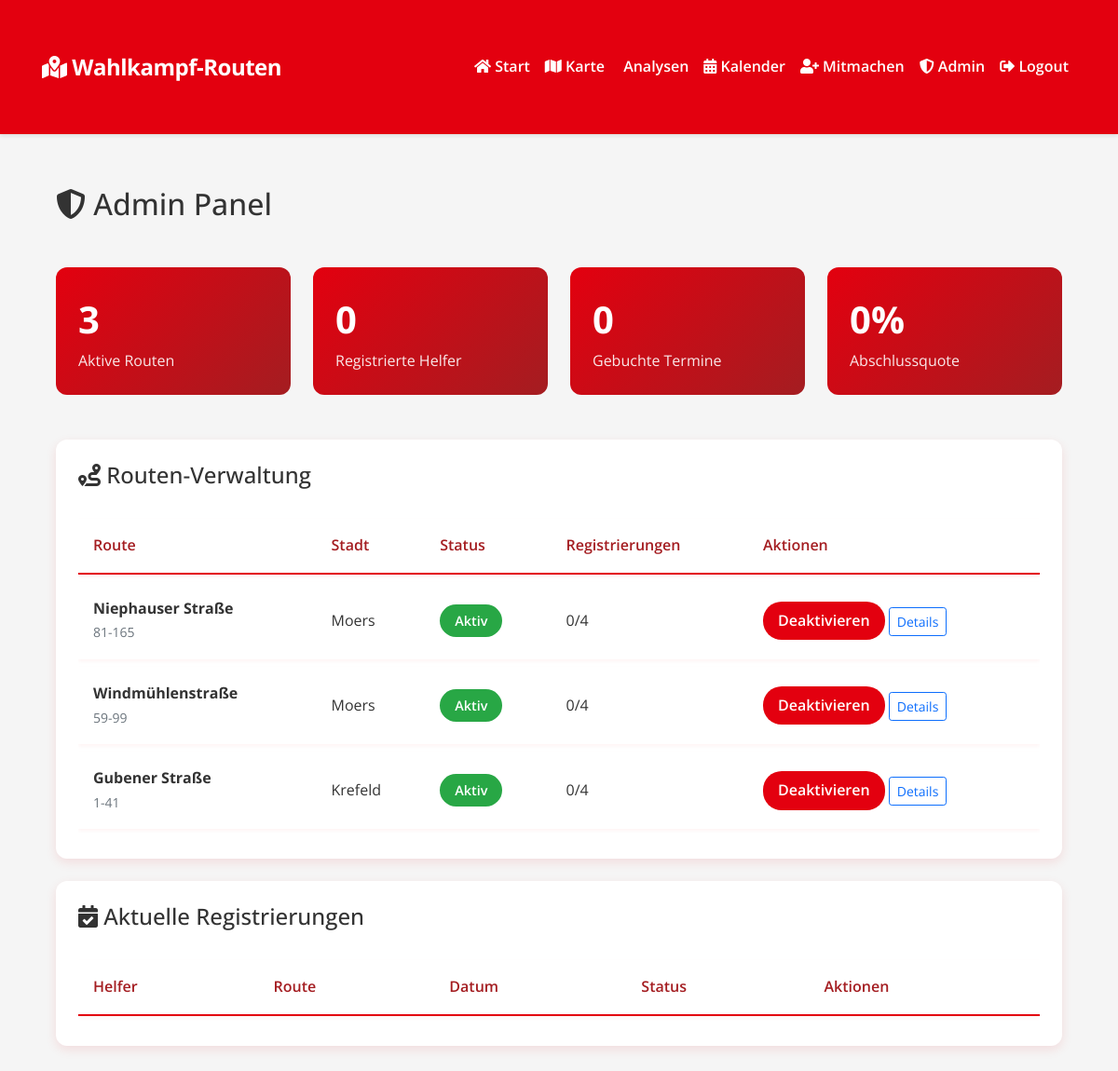
The page /admin (signed in) on the database its author committed.
### models.py (models this page shows)
class Route(db.Model):
    __tablename__ = 'route'
    id = db.Column(db.Integer, primary_key=True)
    city = db.Column(db.String(100), nullable=False)
    street = db.Column(db.String(200), nullable=False)
    house_numbers = db.Column(db.String(50), nullable=False)
    mobilization_index = db.Column(db.Integer, nullable=False)
    conviction_index = db.Column(db.Integer, nullable=False)
    households = db.Column(db.Integer)
    rental_percentage = db.Column(db.Float)
    lat = db.Column(db.Float, nullable=False)
    lon = db.Column(db.Float, nullable=False)
    meeting_point = db.Column(db.String(500))
    meeting_point_lat = db.Column(db.Float)
    meeting_point_lon = db.Column(db.Float)
    registrations = db.relationship('RouteRegistration', backref='route', lazy=True)
    max_volunteers = db.Column(db.Integer, default=4)
    is_active = db.Column(db.Boolean, default=True)
    def get_registration_stats(self):
        active_registrations = len([r for r in self.registrations if r.status != 'abgesagt'])
        return {
            'current': active_registrations,
            'maximum': self.max_volunteers,
            'percentage': (active_registrations / self.max_volunteers) * 100 if self.max_volunteers > 0 else 0,
            'available_slots': max(0, self.max_volunteers - active_registrations)
        }

### app.py (the view)
@app.route('/admin')
@login_required
def admin_panel():
    if not current_user.is_admin:
        flash('Keine Berechtigung für diese Seite')
        return redirect(url_for('index'))
    stats = {
        'total_routes': Route.query.filter_by(is_active=True).count(),
        'total_volunteers': Volunteer.query.count(),
        'total_registrations': RouteRegistration.query.count(),
        'completion_rate': calculate_completion_rate()
    }
    routes = Route.query.all()
    registrations = RouteRegistration.query.order_by(RouteRegistration.date.desc()).all()
    return render_template('admin_panel.html',
                         stats=stats,
                         routes=routes,
                         registrations=registrations)

### app.py (called while the page is built)
@login_manager.user_loader
def load_user(user_id):
    return User.query.get(int(user_id))

def calculate_completion_rate():
    total = RouteRegistration.query.count()
    if total == 0:
        return 0
    completed = RouteRegistration.query.filter_by(status='abgeschlossen').count()
    return round((completed / total) * 100)

### templates/admin_panel.html (shortened to what this page needs)
{% extends "base.html" %}
{% block content %}
<div class="container py-4">
    <div class="row mb-4">
        <div class="col-12">
            <h2 class="mb-4">
                <i class="fas fa-shield-alt"></i> Admin Panel
            </h2>
        </div>
    </div>
    <div class="row mb-4">
        <div class="col-md-3">
            <div class="stats-box">
                <p class="stats-number">{{ stats.total_routes }}</p>
                <p class="stats-label">Aktive Routen</p>
            </div>
        </div>
        <div class="col-md-3">
            <div class="stats-box">
                <p class="stats-number">{{ stats.total_volunteers }}</p>
                <p class="stats-label">Registrierte Helfer</p>
            </div>
        </div>
        <div class="col-md-3">
            <div class="stats-box">
                <p class="stats-number">{{ stats.total_registrations }}</p>
                <p class="stats-label">Gebuchte Termine</p>
            </div>
        </div>
        <div class="col-md-3">
            <div class="stats-box">
                <p class="stats-number">{{ stats.completion_rate }}%</p>
                <p class="stats-label">Abschlussquote</p>
            </div>
        </div>
    </div>
    <div class="admin-card p-4">
        <h4 class="mb-4"><i class="fas fa-route"></i> Routen-Verwaltung</h4>
        <div class="table-responsive">
            <table class="admin-table">
                <thead>
                    <tr>
                        <th>Route</th>
                        <th>Stadt</th>
                        <th>Status</th>
                        <th>Registrierungen</th>
                        <th>Aktionen</th>
                    </tr>
                </thead>
                <tbody>
                    {% for route in routes %}
                    <tr>
                        <td>
                            <strong>{{ route.street }}</strong>
                            <br>
                            <small class="text-muted">{{ route.house_numbers }}</small>
                        </td>
                        <td>{{ route.city }}</td>
                        <td>
                            <span class="route-status {% if route.is_active %}status-active{% else %}status-inactive{% endif %}">
                                {% if route.is_active %}Aktiv{% else %}Inaktiv{% endif %}
                            </span>
                        </td>
                        <td>
                            {{ route.get_registration_stats().current }}/{{ route.get_registration_stats().maximum }}
                        </td>
                        <td>
                            <button class="btn-toggle {% if route.is_active %}active{% else %}inactive{% endif %}"
                                    onclick="toggleRouteStatus({{ route.id }})">
                                {% if route.is_active %}Deaktivieren{% else %}Aktivieren{% endif %}
                            </button>
                            <a href="{{ url_for('route_detail', route_id=route.id) }}"
                               class="btn btn-sm btn-outline-primary ml-2">
                                Details
                            </a>
                        </td>
                    </tr>
                    {% endfor %}
                </tbody>
            </table>
        </div>
    </div>
    <div class="admin-card p-4">
        <h4 class="mb-4"><i class="fas fa-calendar-check"></i> Aktuelle Registrierungen</h4>
        <div class="table-responsive">
            <table class="admin-table">
                <thead>
                    <tr>
                        <th>Helfer</th>
                        <th>Route</th>
                        <th>Datum</th>
                        <th>Status</th>
                        <th>Aktionen</th>
                    </tr>
                </thead>
            </table>
        </div>
    </div>
</div>
{% endblock %}

### templates/base.html (style rules this page uses)
:root { --spd-red: #E3000F; --spd-dark-red: #A41D21; --spd-gray: #878787; --spd-light-gray: #f5f5f5; --spd-white: #ffffff; }
body { background-color: var(--spd-light-gray); font-family: 'Open Sans', -apple-system, BlinkMacSystemFont, "Segoe UI", Roboto, "Helvetica Neue", Arial, sans-serif; color: #333; line-height: 1.6; }
.container { padding: 2rem 15px; }

### templates/admin_panel.html (style rules this page uses)
:root { --spd-red: #E3000F; --spd-dark-red: #A41D21; --spd-gray: #878787; --spd-light-gray: #f5f5f5; --spd-white: #ffffff; }
.admin-card { background: var(--spd-white); border-radius: 12px; box-shadow: 0 4px 12px rgba(227, 0, 15, 0.1); margin-bottom: 1.5rem; transition: transform 0.3s; }
.route-status { padding: 0.5rem 1rem; border-radius: 20px; font-weight: 600; font-size: 0.9rem; }
.status-active { background-color: #28a745; color: white; }
.admin-table { width: 100%; border-collapse: separate; border-spacing: 0 8px; }
.admin-table th { color: var(--spd-dark-red); font-weight: 600; padding: 1rem; border-bottom: 2px solid var(--spd-red); }
.admin-table td { padding: 1rem; background: var(--spd-white); vertical-align: middle; }
.admin-table tr { box-shadow: 0 2px 4px rgba(227, 0, 15, 0.05); transition: transform 0.2s; }
.admin-table td:first-child { border-top-left-radius: 8px; border-bottom-left-radius: 8px; }
.admin-table td:last-child { border-top-right-radius: 8px; border-bottom-right-radius: 8px; }
.btn-toggle { padding: 0.5rem 1rem; border-radius: 20px; border: none; font-weight: 600; transition: all 0.3s; }
.btn-toggle.active { background-color: var(--spd-red); color: white; }
.stats-box { background: linear-gradient(135deg, var(--spd-red) 0%, var(--spd-dark-red) 100%); color: white; padding: 1.5rem; border-radius: 12px; margin-bottom: 1.5rem; }
.stats-number { font-size: 2.5rem; font-weight: 700; margin: 0; }
.stats-label { opacity: 0.9; font-size: 1rem; margin: 0; }

### rows shown on the page
Route: street "Niephauser Straße", house_numbers "81-165", city "Moers", is_active "Aktiv", get_registration_stats "0", get_registration_stats "4"
Route: street "Windmühlenstraße", house_numbers "59-99", city "Moers", is_active "Aktiv", get_registration_stats "0", get_registration_stats "4"
Route: street "Gubener Straße", house_numbers "1-41", city "Krefeld", is_active "Aktiv", get_registration_stats "0", get_registration_stats "4"

### other values the page prints
{{ stats.total_routes }} "3"
{{ stats.total_volunteers }} "0"
{{ stats.total_registrations }} "0"
{{ stats.completion_rate }} "0"
